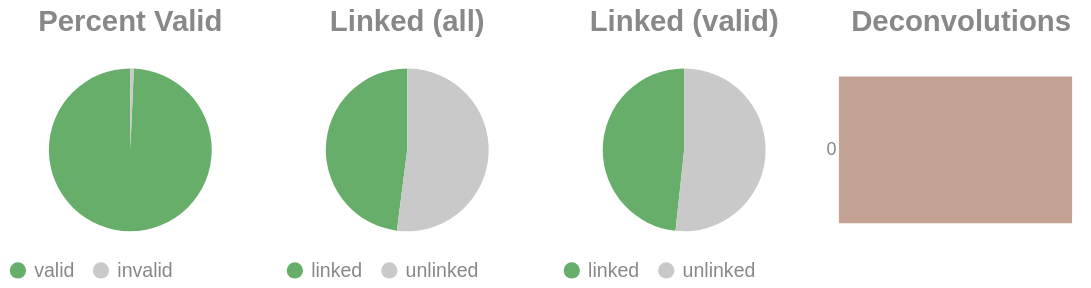

Notebook source saved alongside this figure:
### Code cell
if SKIPLR:
    pass
else:
    clash = Counter()
    for i in valids['molecule'].to_list():
        _mol = i.split("-")
        if len(_mol) == 1:
            clash.update('0')
        else:
            clash.update(_mol[-1])

    _d = {"deconvolutions": [], 'count': []}
    for k,v in clash.items():
        _d['deconvolutions'].append(k)
        _d['count'].append(v)

    tot_valid = valids['reads'].sum()
    mask = valids['reads'] >= 2
    n_linked_reads = valids.filter(mask)['reads'].sum()
    if n_linked_reads == 0:
        print_html("No linked molecules (>=2 reads) were detected; skipping linked-only distributions.")
        SKIPLR = True
    else:
        perc_valid = round(tot_valid / n_reads, 4)
        linked_perc_abs = round(n_linked_reads / n_reads, 4)
        linked_perc = round(n_linked_reads / tot_valid, 4)

    _valid = pl.DataFrame({"valids": ['valid', 'invalid'], "count": [tot_valid, n_reads - tot_valid]})
    _linked_abs = pl.DataFrame({"linked (absolute)": ['linked', 'unlinked'], "count": [n_linked_reads, n_reads - n_linked_reads]})
    _linked_rel = pl.DataFrame({"linked (valids)": ['linked', 'unlinked'], "count": [n_linked_reads, tot_valid - n_linked_reads]})

    (
        alt.hconcat(
            piechart(_valid, goodval = 'valid', title = "Percent Valid"),
            piechart(_linked_abs, goodval = "linked", title =  "Linked (all)"),
            piechart(_linked_rel, goodval = "linked", title =  "Linked (valid)"),
            convolutionbar(pl.DataFrame(_d), title = "Deconvolutions"),
            center = True,
            bounds = 'flush'
        )
        .resolve_scale(color='independent')
        .resolve_legend('independent')
        .properties(usermeta={'embedOptions': {"actions": False}})
    ).display()

### Figure 1 — Vega-Lite specification as saved in the notebook (floating-point values rounded to 4 significant figures)
{"width": "container", "height": 400, "config": {"title": {"anchor": "start", "dy": -15, "fontSize": 18, "color": "#888888", "subtitleColor": "#888888", "subtitleFontSize": 14}, "arc": {"fill": "#0072B2"}, "axis": {"domainColor": "#888888", "domainWidth": 0.5, "gridWidth": 0.2, "grid": false, "titleFontWeight": 400, "titleFontSize": 15, "labelFontSize": 11, "labelColor": "#888888", "tickColor": "#888888", "tickWidth": 0.2, "titleColor": "#888888"}, "axisBand": {"grid": false}, "axisX": {"grid": true, "tickSize": 10, "domainCap": "round"}, "axisY": {"domain": false, "grid": true, "tickSize": 0, "domainCap": "round"}, "background": "transparent", "header": {"labelFontSize": 15, "labelColor": "#888888", "titleFontSize": 15, "titleFontWeight": 600, "titleColor": "#888888"}, "legend": {"labelFont": "sans-serif", "labelFontSize": 12, "labelColor": "#888888", "symbolSize": 100, "symbolType": "circle", "titleFontSize": 12, "titlePadding": 10, "titleColor": "#888888", "title": null}, "range": {"category": ["#E69F00", "#56B4E9", "#009E73", "#F0E442", "#0072B2", "#D55E00", "#CC79A7", "#000000"], "diverging": ["#cfe8f3", "#a2d4ec", "#73bfe2", "#46abdb", "#1696d2", "#12719e"]}, "area": {"fill": "#0072B2", "fillOpacity": 0.7, "line": true, "strokeOpacity": 0.7}, "line": {"color": "#0072B2", "stroke": "#0072B2", "strokeWidth": 2}, "trail": {"color": "#0072B2", "stroke": "#0072B2", "strokeWidth": 0, "size": 1}, "point": {"filled": true, "fillOpacity": 1.0, "size": 95}, "text": {"color": "#888888", "fontSize": 11, "align": "right", "fontWeight": 400, "size": 11}, "bar": {"fill": "#0072B2", "stroke": null}, "view": {"stroke": null, "continuousWidth": 660, "continuousHeight": 400}}, "hconcat": [{"data": {"name": "data-e8242d433ba770c50375a0b4a8b0e45a"}, "mark": {"type": "arc"}, "encoding": {"color": {"field": "valids", "legend": {"orient": "bottom", "title": null}, "scale": {"domain": ["valid", "invalid"], "range": ["#68ae6b", "#C9C9C9"]}, "title": "Valids", "type": "nominal"}, "theta": {"field": "count", "type": "quantitative"}, "tooltip": [{"field": "valids", "title": "Valids", "type": "ordinal"}, {"field": "percent", "format": ".2%", "title": "Percent", "type": "quantitative"}, {"field": "count", "title": "Count", "type": "quantitative"}]}, "height": 100, "title": {"text": "Percent Valid", "align": "center", "anchor": "middle"}, "transform": [{"calculate": "datum.count / 8371776", "as": "percent"}], "width": 150}, {"data": {"name": "data-0f392c65702b1f39e895ce499da3e78e"}, "mark": {"type": "arc"}, "encoding": {"color": {"field": "linked (absolute)", "legend": {"orient": "bottom", "title": null}, "scale": {"domain": ["linked", "unlinked"], "range": ["#68ae6b", "#C9C9C9"]}, "title": "Linked (Absolute)", "type": "nominal"}, "theta": {"field": "count", "type": "quantitative"}, "tooltip": [{"field": "linked (absolute)", "title": "Linked (Absolute)", "type": "ordinal"}, {"field": "percent", "format": ".2%", "title": "Percent", "type": "quantitative"}, {"field": "count", "title": "Count", "type": "quantitative"}]}, "height": 100, "title": {"text": "Linked (all)", "align": "center", "anchor": "middle"}, "transform": [{"calculate": "datum.count / 8371776", "as": "percent"}], "width": 150}, {"data": {"name": "data-748baf7ff43e863eb777832634a38f3e"}, "mark": {"type": "arc"}, "encoding": {"color": {"field": "linked (valids)", "legend": {"orient": "bottom", "title": null}, "scale": {"domain": ["linked", "unlinked"], "range": ["#68ae6b", "#C9C9C9"]}, "title": "Linked (Valids)", "type": "nominal"}, "theta": {"field": "count", "type": "quantitative"}, "tooltip": [{"field": "linked (valids)", "title": "Linked (Valids)", "type": "ordinal"}, {"field": "percent", "format": ".2%", "title": "Percent", "type": "quantitative"}, {"field": "count", "title": "Count", "type": "quantitative"}]}, "height": 100, "title": {"text": "Linked (valid)", "align": "center", "anchor": "middle"}, "transform": [{"calculate": "datum.count / 8313876", "as": "percent"}], "width": 150}, {"data": {"name": "data-4e9ace8f8e68ea6a9852fb93a4534ad8"}, "mark": {"type": "bar"}, "encoding": {"color": {"field": "deconvolutions", "legend": null, "scale": {"scheme": "lightgreyred"}, "type": "nominal"}, "tooltip": [{"field": "deconvolutions", "title": "Deconvolutions", "type": "ordinal"}, {"field": "percent", "format": ".2%", "title": "Percent", "type": "quantitative"}, {"field": "count", "title": "Count", "type": "quantitative"}], "x": {"axis": null, "field": "count", "type": "quantitative"}, "y": {"field": "deconvolutions", "sort": "ascending", "title": null, "type": "nominal"}}, "height": 100, "title": {"text": "Deconvolutions", "align": "center", "anchor": "middle"}, "transform": [{"calculate": "datum.count / 5725299", "as": "percent"}], "width": 150}], "bounds": "flush", "center": true, "resolve": {"legend": {"angle": "independent"}, "scale": {"color": "independent"}}, "usermeta": {"embedOptions": {"actions": false}}, "$schema": "https://vega.github.io/schema/vega-lite/v6.1.0.json", "datasets": {"data-e8242d433ba770c50375a0b4a8b0e45a": [{"valids": "valid", "count": 8313876}, {"valids": "invalid", "count": 57900}], "data-0f392c65702b1f39e895ce499da3e78e": [{"linked (absolute)": "linked", "count": 4015820}, {"linked (absolute)": "unlinked", "count": 4355956}], "data-748baf7ff43e863eb777832634a38f3e": [{"linked (valids)": "linked", "count": 4015820}, {"linked (valids)": "unlinked", "count": 4298056}], "data-4e9ace8f8e68ea6a9852fb93a4534ad8": [{"deconvolutions": "0", "count": 5725299}]}}
